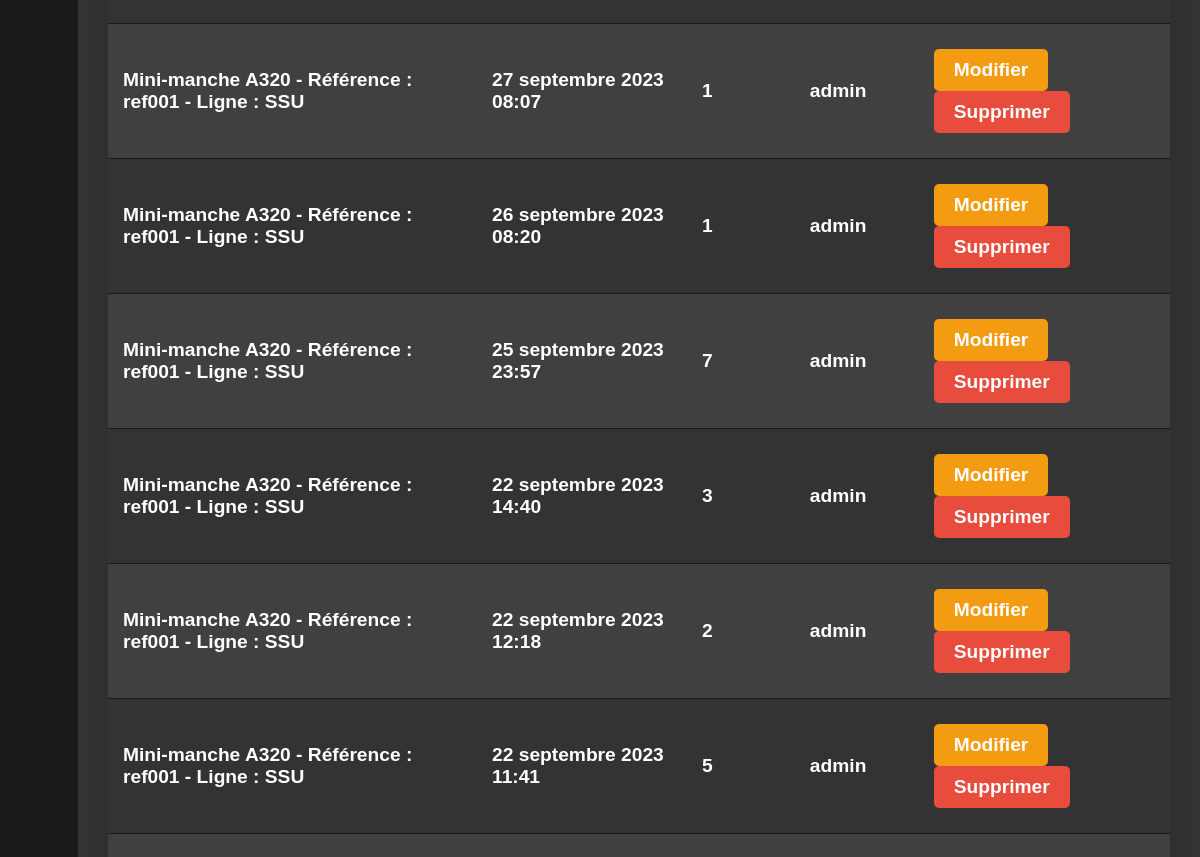
/produits/mouvements/ (middle part), run on an earlier commit of the app's database.
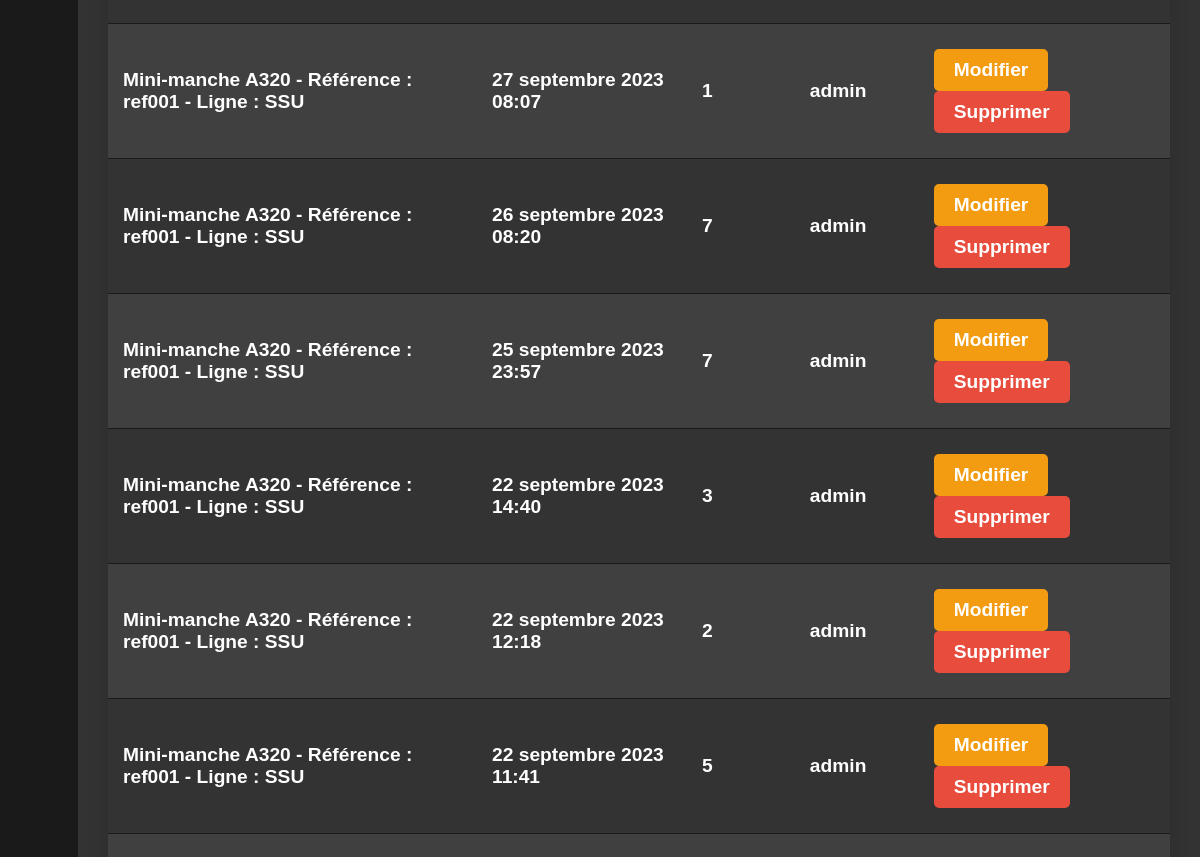
And on a later commit of the database.
### Product/models.py (models this page shows, shortened)
class MouvementTempsReel(models.Model):
    produit = models.ForeignKey(Produit, on_delete=models.CASCADE)
    date_heure = models.DateTimeField(auto_now_add=True)
    quantite = models.IntegerField()
    utilisateur = models.ForeignKey(User, default=1, on_delete=models.CASCADE)
    numero_semaine = models.PositiveIntegerField()  # Numéro de la semaine

class Produit(models.Model):
    reference = models.CharField(max_length=100)  # La référence du produit
    nom = models.CharField(max_length=200)  # Le nom du produit
    photo = models.ImageField(upload_to=upload_to, null=True, blank=True)  # La photo du produit (optionnelle)
    ligne_production = models.ForeignKey(LigneProd, on_delete=models.CASCADE, related_name='produits')  # La ligne de production à laquelle le produit est associé
    def __str__(self):
        return f"{self.nom} - Référence : {self.reference} - Ligne : {self.ligne_production.nom}"

class LigneProd(models.Model):
    nom = models.CharField(max_length=100)
    etat = models.CharField(max_length=2, choices=[('OK', 'OK'), ('KO', 'KO')])  # L'état de la ligne de production (OK ou KO)
    commentaire = models.CharField(max_length=300, null=True,)  # Un commentaire sur l'état de la ligne de production

### Product/views.py (the view)
# urls.py: path('mouvements/', views.liste_mouvements, name='liste_mouvements'),
def liste_mouvements(request):
    mouvements = MouvementTempsReel.objects.all().order_by('-date_heure')
    context = {
        'mouvements': mouvements
    }
    return render(request, 'liste_mouvements.html', context)    # Récupérer tous les mouvements de la base de données

### Product/templates/liste_mouvements.html (shortened to what this page needs)
{% extends 'base_template.html' %}
{% load static %}
{% block content %}
<div class="container">
    <table id="tbl" class="content-table">
        <tbody>
            {% for mouvement in mouvements %}
            <tr>
                <td>{{ mouvement.produit }}</td>
                <td>{{ mouvement.date_heure }}</td>
                <td>{{ mouvement.quantite }}</td>
                <td>{{ mouvement.utilisateur.username }}</td>
                <td>
                    <a href="{% url 'modifier_mouvement' mouvement_id=mouvement.pk %}"><button class="modifier">Modifier</button></a>
                    <a href="{% url 'supprimer_mouvement' mouvement_id=mouvement.pk %}"><button class="supprimer" >Supprimer</button></a>
                </td>
            </tr>
            {% endfor %}
        </tbody>
    </table>
</div>
{% endblock %}

What changed in the data, as far as the page shows it:
changed MouvementTempsReel "26 septembre 2023 08:20": quantite "1" → "7"
